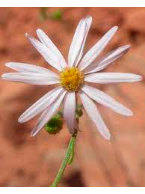
#> input picture 1.png, 145 x 194 px
$ jupyter execute segmentation.ipynb
#> lines starting #> are read from the running program, lines starting #| are printed output that depends on the picture
[cell 1]
import cv2
import numpy as np
import math
import matplotlib.pyplot as plt
import time
THRESHOLD = 500

[cell 2]
img = cv2.imread('1.png',-1)
#> img is the input picture: shape (194, 145, 4); mean B, G, R, A 117.8, 140.1, 191.5, 255
img = cv2.cvtColor(img, cv2.COLOR_BGR2RGB)
#> img: shape (194, 145, 3)

[cell 3]
img = img[10:img.shape[0] -20, 10:img.shape[1] -20]
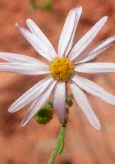
#> img: shape (164, 115, 3); mean R, G, B 186.4, 136.2, 114.3
plt.imshow(img)

[cell 4]
HLS_img = cv2.cvtColor(img,cv2.COLOR_BGR2HLS)
#> HLS_img: shape (164, 115, 3); mean of channels 0, 1, 2 112.5, 150.2, 99.7
plt.imshow(HLS_img)

[cell 5]
fig = plt.figure(figsize=(20,20))
ax = fig.add_subplot(4,4,1)
#left
left_boundary = HLS_img[:,0:20]
#> left_boundary: shape (164, 20, 3); mean of channels 0, 1, 2 113.7, 131.8, 111.5
plt.imshow(left_boundary)
ax = fig.add_subplot(4,4,2)
#top
top_boundary = HLS_img[:20,:]
#> top_boundary: shape (20, 115, 3); mean of channels 0, 1, 2 111.8, 127.1, 119.2
plt.imshow(top_boundary)
ax = fig.add_subplot(4,4,3)
#right
right_boundary = HLS_img[:,-20:]
#> right_boundary: shape (164, 20, 3); mean of channels 0, 1, 2 114.4, 157.7, 102.7
plt.imshow(right_boundary)
ax = fig.add_subplot(4,4,4)

#bottom
bottom_boundary = HLS_img[-20:,:]
#> bottom_boundary: shape (20, 115, 3); mean of channels 0, 1, 2 109, 131.9, 107.6
plt.imshow(bottom_boundary)
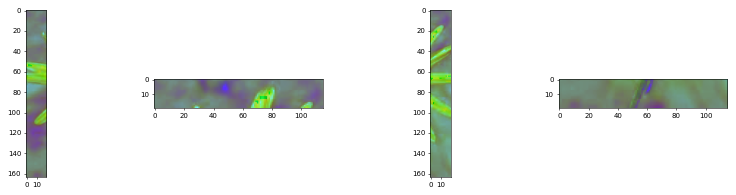
#> figure drawn by matplotlib, 4 panels

[cell 6]
#boundary_hues = bottom_boundary[:,:,0].flatten().tolist() +top_boundary[:,:,0].flatten().tolist() + left_boundary[:,:,0].flatten().tolist() + right_boundary[:,:,0].flatten().tolist()
boundary_hues = top_boundary[:,:,0].flatten().tolist() + left_boundary[:,:,0].flatten().tolist() + right_boundary[:,:,0].flatten().tolist()
#> boundary_hues = 8860 values, max 178 at index 1680, min 0 at index 1113, mean 113.5
hist = plt.hist(boundary_hues
    ,256,[0,256])
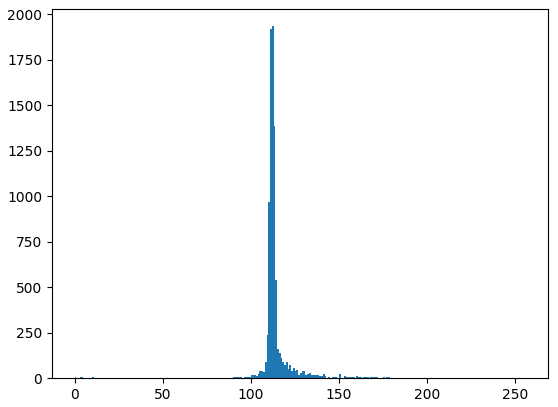
#> figure drawn by matplotlib, 1 panel; tallest bar 1935 high, from x = 112 to 113

[cell 7]
hue_thresholds = [i for i in range(256) if hist[0][i] >= THRESHOLD]
#> hue_thresholds = [110, 111, 112, 113, 114]
print(hue_thresholds)
#| [110, 111, 112, 113, 114]

[cell 8]
for row in range(HLS_img.shape[0]):
    for col in range(HLS_img.shape[1]):
        for hue in hue_thresholds:
            if HLS_img[row][col][0] == hue:
                HLS_img[row][col][0] = 0
                HLS_img[row][col][1] = 0
                HLS_img[row][col][2] = 0
#> HLS_img: shape (164, 115, 3); mean of channels 0, 1, 2 51.8, 77.7, 38.7

[cell 9]
new_img = cv2.cvtColor(HLS_img,cv2.COLOR_HLS2BGR)
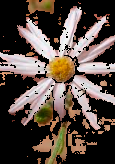
#> new_img: shape (164, 115, 3); mean R, G, B 88.4, 75.2, 67.6
new_img2 = cv2.medianBlur(new_img,3)
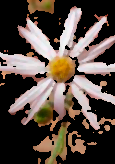
#> new_img2: shape (164, 115, 3); mean R, G, B 88.8, 75.9, 68.2
fig = plt.figure(figsize=(20,20))
ax = fig.add_subplot(1,3,1)
plt.imshow(img)
ax = fig.add_subplot(1,3,2)
plt.imshow(new_img)
ax = fig.add_subplot(1,3,3)
plt.imshow(new_img2)
